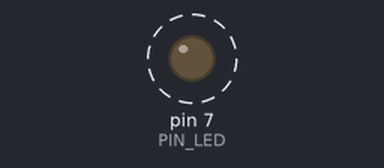
This sketch was run on a simulated Arduino Uno, built with avr-gcc and run on an emulated ATmega328P. Shown: output pins drawn as LEDs (lit = HIGH). Dashed ring = blinking. At 2.2 s the program stops and its outputs stay as they are.

Above: at 1.05 s.
Timing chart, 0 to 3.7 s (numbered marks = the images above):
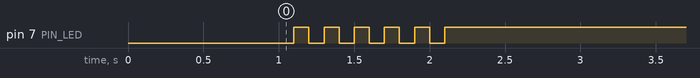

Measured:
- by itself, pin 7 (PIN_LED): alternates HIGH for 0.10 s and LOW for 0.10 s, 11 changes in all, then stays HIGH

The sketch:

05_practice_2.ino
```cpp
#define PIN_LED 7

unsigned int count;

void setup() {
  pinMode(PIN_LED, OUTPUT);
  int count = 0;
  digitalWrite(7, 0);
  delay(1000);

}
void loop() {
  if(count <= 5) {
    digitalWrite(7, 0);
    delay(100);
    digitalWrite(7, 1);
    delay(100);
    count += 1;
    }
  if(count > 5) {
    while(1) {
      digitalWrite(7, 1);
    }
  }
}
```
